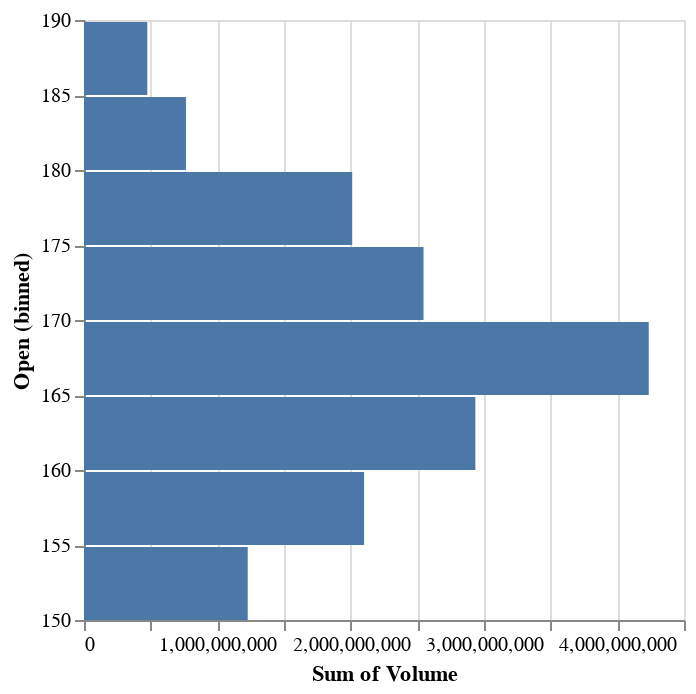

Here is the notebook cell this chart was saved with:
### Code cell
DeepnoteChart(ticket_df, """{"layer":[{"layer":[{"mark":{"clip":true,"type":"bar","color":"#4c78a8","tooltip":true},"encoding":{"x":{"sort":null,"type":"quantitative","field":"Volume","scale":{"type":"linear"},"format":{"type":"default","decimals":null},"aggregate":"sum","formatType":"numberFormatFromNumberType"},"y":{"bin":true,"sort":null,"type":"quantitative","field":"Open","scale":{"type":"linear"}}}}]}],"title":"","config":{"legend":{}},"$schema":"https://vega.github.io/schema/vega-lite/v5.json","encoding":{}}""")

### Figure 1 — Vega-Lite specification as saved in the notebook (floating-point values rounded to 4 significant figures; data arrays with more than 128 entries replaced by an {"elided": "..."} marker saying what was removed)
{"$schema": "https://vega.github.io/schema/vega-lite/v5.json", "config": {"legend": {}}, "data": {"values": {"elided": "238 records"}}, "encoding": {}, "layer": [{"layer": [{"encoding": {"x": {"aggregate": "sum", "field": "Volume", "format": {"decimals": null, "type": "default"}, "formatType": "numberFormatFromNumberType", "scale": {"type": "linear"}, "sort": null, "type": "quantitative"}, "y": {"bin": true, "field": "Open", "scale": {"type": "linear"}, "sort": null, "type": "quantitative"}}, "mark": {"clip": true, "color": "#4c78a8", "tooltip": true, "type": "bar"}}]}], "title": ""}
